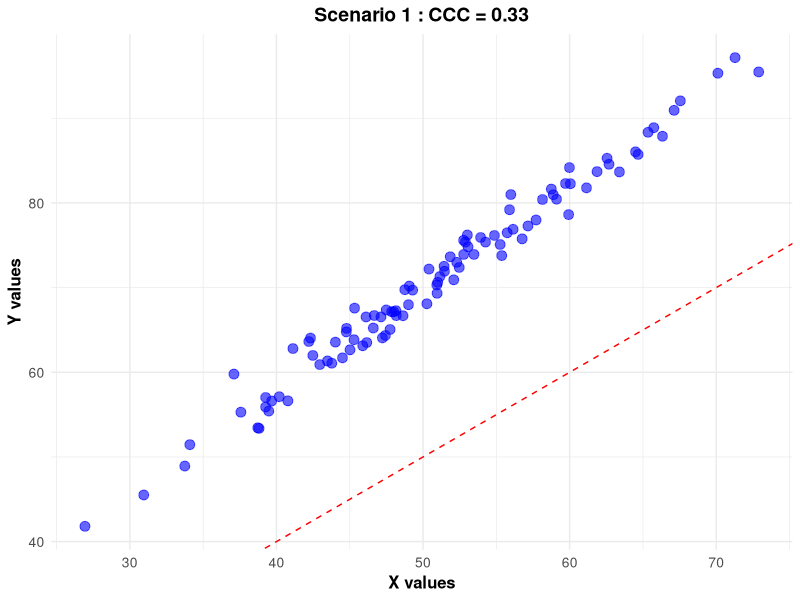
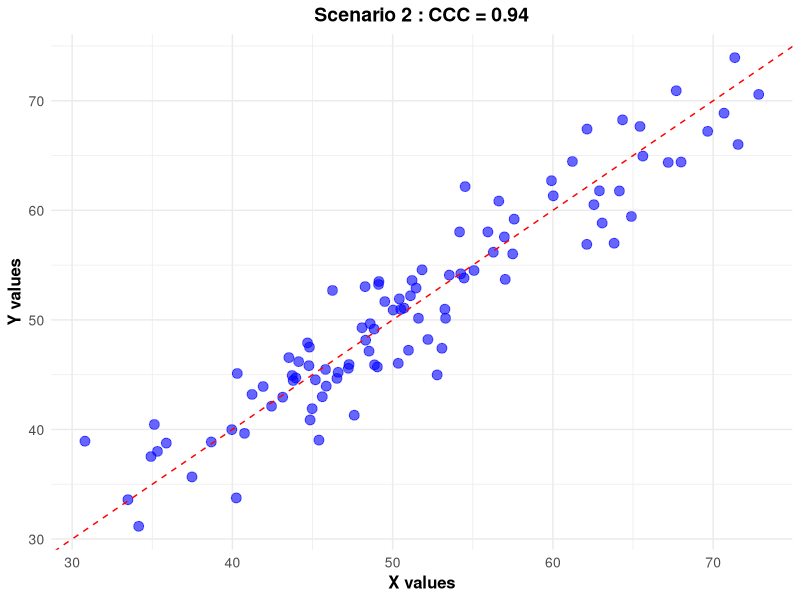
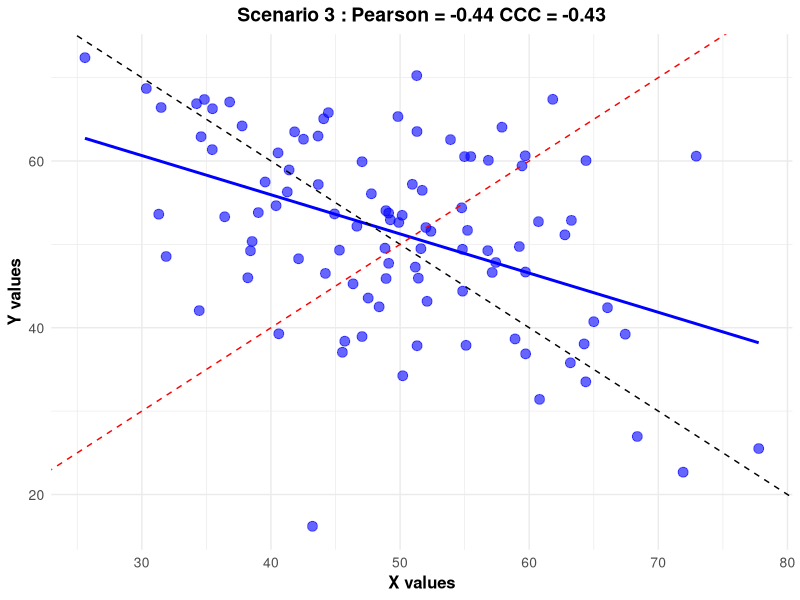
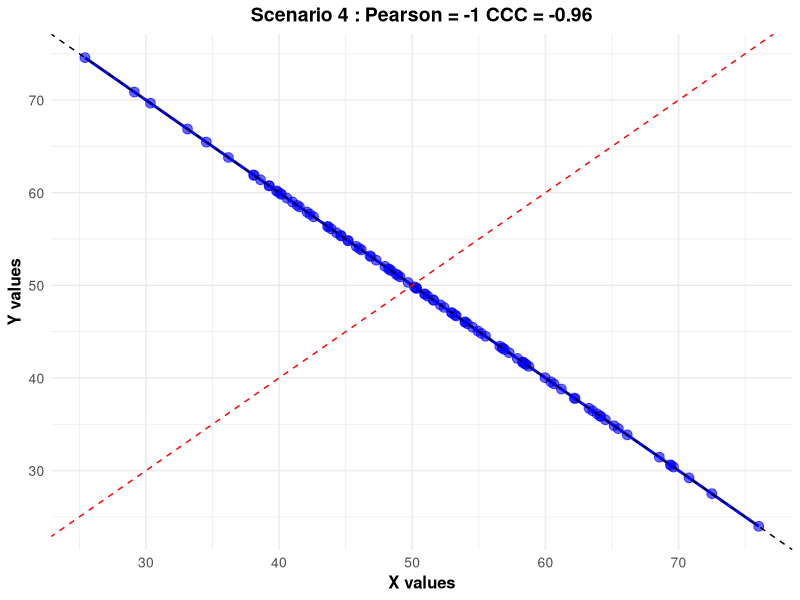
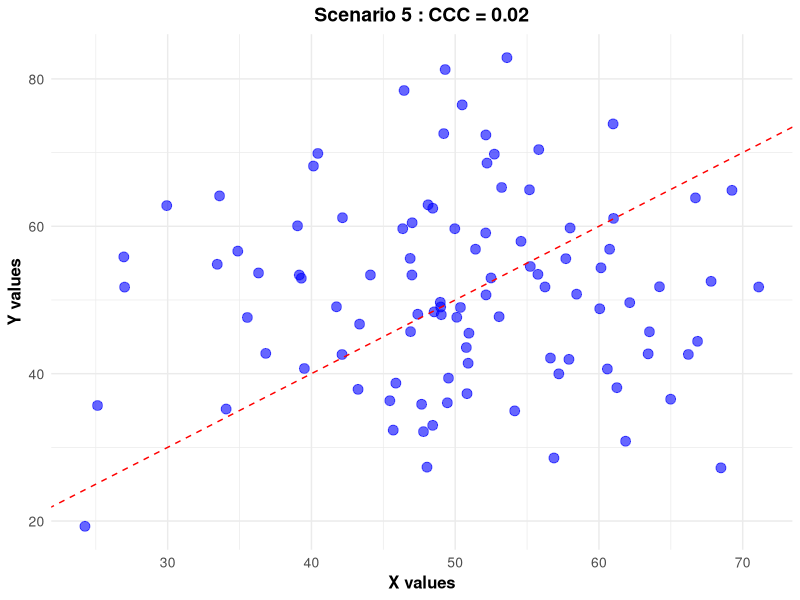
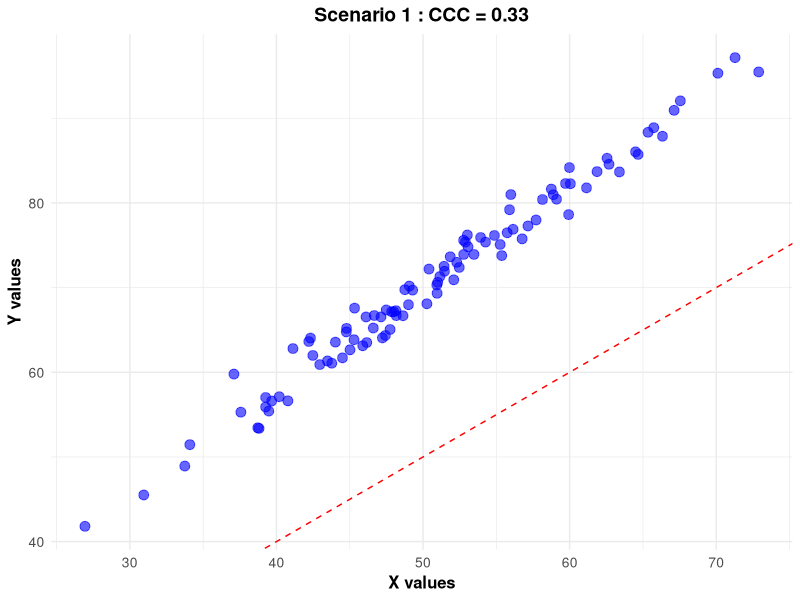
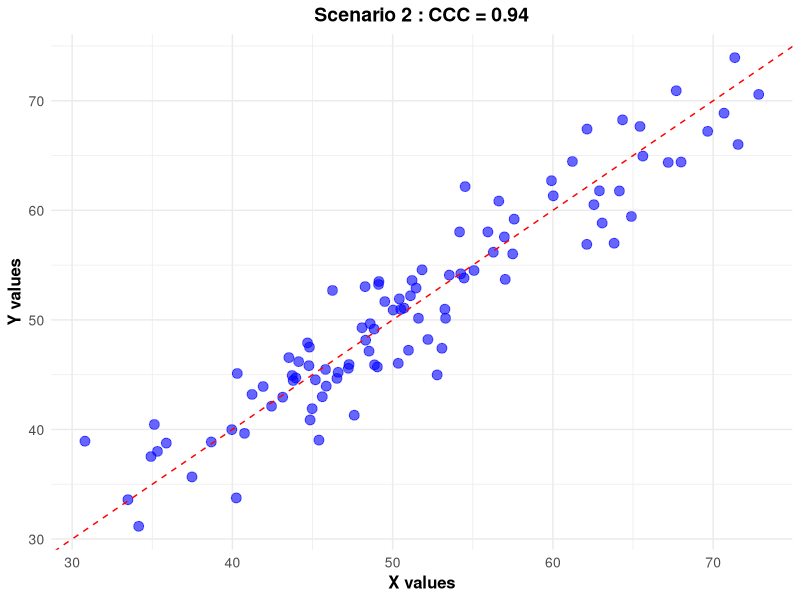
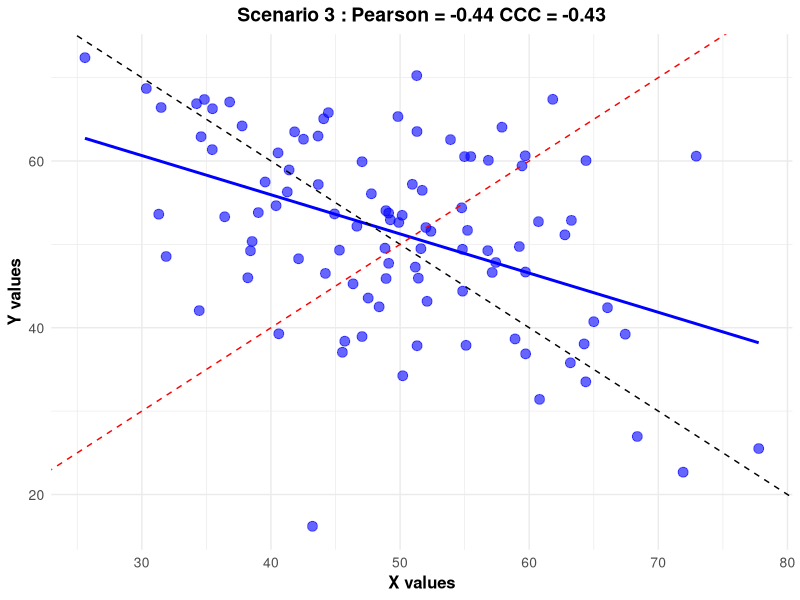

These figures' R source, in order:
# Load necessary libraries
library(MASS)
library(ggplot2)

# Function to calculate Concordance Correlation Coefficient (CCC)
ccc <- function(x, y) {
  # Check if inputs are numeric vectors
  stopifnot(is.numeric(x), is.numeric(y))
  
  # Calculate Pearson's correlation coefficient
  rho <- cor(x, y)
  
  # Calculate means of x and y
  mean_x <- mean(x)
  mean_y <- mean(y)
  
  # Calculate variances of x and y
  var_x <- var(x)
  var_y <- var(y)
  
  # Calculate CCC based on the formula
  ccc_value <- (2 * rho * sqrt(var_x) * sqrt(var_y)) / 
    (var_x + var_y + (mean_x - mean_y)^2)
  
  return(ccc_value)
}

# Set seed for reproducibility
set.seed(123)

# Function to generate and plot data for each scenario
data_plot <- function(mean, cov, scenario_number) {
  data <- mvrnorm(100, mu = mean, Sigma = cov)
  df <- data.frame(x = data[,1], y = data[,2])
  
  title <- ifelse(scenario_number == 3 || scenario_number == 4,
                  paste("Scenario", scenario_number, ": Pearson =", round(cor(df$x, df$y), 2), 
                        "CCC =", round(ccc(df$x, df$y), 2)),
                  paste("Scenario", scenario_number, ": CCC =", round(ccc(df$x, df$y), 2)))
  
  p <- ggplot(df, aes(x = x, y = y)) + 
    geom_point(color = "blue", alpha = 0.6, size = 3) +
    ggtitle(title) +
    xlab("X values") +
    ylab("Y values") +
    theme_minimal() +
    theme(plot.title = element_text(hjust = 0.5, face = "bold", size = 14),
          axis.title.x = element_text(face = "bold", size = 12),
          axis.title.y = element_text(face = "bold", size = 12),
          axis.text.x = element_text(size = 10),
          axis.text.y = element_text(size = 10))
  
  if (scenario_number == 3 || scenario_number == 4) {
    p <- p + geom_smooth(method = "lm", color = "blue", se = FALSE) +
      geom_abline(slope = -1, intercept = 100, linetype = "dashed", color = "black") +
      geom_abline(slope = 1, intercept = 0, linetype = "dashed", color = "red")
  } else {
    p <- p + geom_abline(slope = 1, intercept = 0, linetype = "dashed", color = "red")
  }
  
  print(p)
}

# Scenario 1: High Pearson correlation, modest CCC
data_plot(c(50, 70), matrix(c(100, 0.99 * sqrt(100) * sqrt(150), 0.99 * sqrt(100) * sqrt(150), 150), 2), 1)

ggsave(
  filename = "content/post/2024-01-07-concordance-correlation/scenario1.png", 
  width = 6, height = 4,dpi = 500)


# Scenario 2: High CCC
data_plot(c(50, 50), matrix(c(100, 0.95 * sqrt(100) * sqrt(100), 0.95 * sqrt(100) * sqrt(100), 100), 2), 2)

ggsave(
  filename = "content/post/2024-01-07-concordance-correlation/scenario2.png", 
  width = 6, height = 4,dpi = 500)


# Scenario 3: Negative Pearson and CCC
data_plot(c(50, 50), matrix(c(100, -0.3 * sqrt(100) * sqrt(150), -0.3 * sqrt(100) * sqrt(150), 150), 2), 3)

ggsave(
  filename = "content/post/2024-01-07-concordance-correlation/scenario3.png", 
  width = 6, height = 4,dpi = 500)


# Scenario 4 (previously 5): Perfect inverse agreement
data_plot(c(50, 50), matrix(c(100, -1 * sqrt(100) * sqrt(100), -1 * sqrt(100) * sqrt(100), 100), 2), 4)

ggsave(
  filename = "content/post/2024-01-07-concordance-correlation/scenario5.png", 
  width = 6, height = 4,dpi = 500)


# Scenario 5 (previously 4): No correlation (CCC = 0)
data_plot(c(50, 50), matrix(c(100, 0, 0, 150), 2), 5)

ggsave(
  filename = "content/post/2024-01-07-concordance-correlation/scenario4.png", 
  width = 6, height = 4,dpi = 500)


#=======================================================================
# GIF
#=======================================================================


